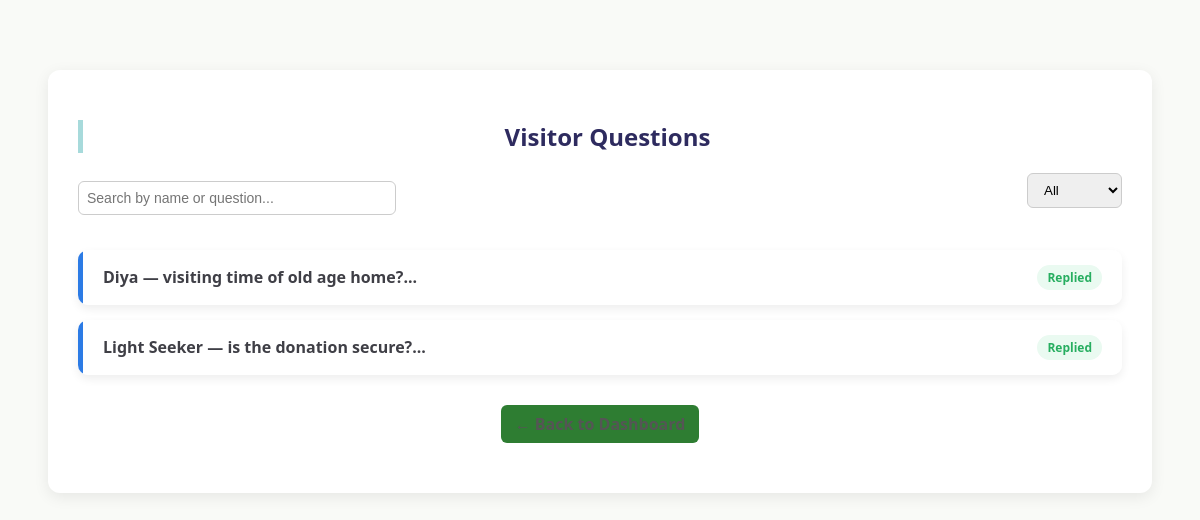
The page /admin/questions (signed in) on the database its author committed.
### tables this page shows
CREATE TABLE questions (
        id INTEGER PRIMARY KEY AUTOINCREMENT,
        name TEXT,
        email TEXT,
        question TEXT,
        reply TEXT,
        status TEXT DEFAULT 'Pending',
        date TEXT
    );

### app.py (the view, shortened to what this page needs)
@app.route("/admin/questions", methods=["GET", "POST"])
def admin_questions():
    if "admin" not in session:
        return redirect("/login")
    db = get_db()
    cur = db.cursor()
    cur.execute("SELECT * FROM questions ORDER BY id DESC")
    questions = cur.fetchall()
    db.close()
    return render_template("admin_questions.html", questions=questions)

### app.py (called while the page is built)
def get_db():
    conn = sqlite3.connect(DB)
    conn.row_factory = sqlite3.Row
    return conn

### templates/admin_questions.html (shortened to what this page needs)
<!DOCTYPE html>
<html>
<head>
    <link rel="stylesheet" href="{{ url_for('static', filename='style.css') }}">
</head>
<body>
<div class="admin-container">
    <h2>Visitor Questions</h2>
    <div class="top-bar">
        <div class="search-box">
            <input type="text" id="searchInput" placeholder="Search by name or question...">
        </div>
        <div class="filter">
            <select id="statusFilter">
                <option value="all">All</option>
            </select>
        </div>
    </div>
    {% for q in questions %}
    <div class="question-item" data-status="{{ q['status'] }}">
        <div class="question-header">
            <h4>{{ q['name'] }} — {{ q['question'][:50] }}...</h4>
            {% if q['status'] == "Pending" %}
                <span class="status-badge pending">Pending</span>
            {% else %}
                <span class="status-badge replied">Replied</span>
            {% endif %}
        </div>
    </div>
    {% endfor %}
    <div class="admin-actions">
        <a href="/admin" class="back-btn">← Back to Dashboard</a>
    </div>
</div>
</body>
</html>

### static/style.css (style rules this page uses)
body { font-family: "Segoe UI", Arial, sans-serif; background: #F9FAF7; padding: 20px; margin: 0; color: #3F3F46; }
h2 { color: #2E2B5F; border-left: 5px solid #A7DADB; padding-left: 10px; }
input { width: 100%; padding: 10px; margin: 8px 0; border-radius: 6px; border: 1px solid #ccc; font-size: 14px; }
a { display: inline-block; margin-top: 10px; color: #2E2B5F; text-decoration: none; font-weight: 600; }
.admin-container { width: 90%; max-width: 1100px; margin: 50px auto; background: #ffffff; padding: 30px; border-radius: 12px; box-shadow: 0 4px 15px rgba(0,0,0,0.08); }
.admin-actions { margin-top: 20px; text-align: right; }
.back-btn { padding: 8px 14px; background: #2e7d32; color: white; text-decoration: none; border-radius: 6px; transition: 0.3s; }
.admin-actions { display: flex; justify-content: center; gap: 10px; margin: 20px 0; }
h2 { text-align: center; margin-bottom: 20px; }
a { text-decoration: none; color: #007bff; display: inline-block; margin-top: 20px; }
#searchInput { width: 300px; padding: 8px; border-radius: 6px; border: 1px solid #ccc; margin-bottom: 15px; transition: 0.3s ease; }
.back-btn { display: inline-block; margin-top: 10px; text-decoration: none; color: #555; }
.top-bar { display: flex; justify-content: space-between; margin-bottom: 20px; flex-wrap: wrap; gap: 10px; }
.search-box input { padding: 8px 12px; border-radius: 6px; border: 1px solid #ccc; width: 250px; }
.filter select { padding: 8px 12px; border-radius: 6px; border: 1px solid #ccc; }
.question-item { background: white; border-radius: 10px; margin-bottom: 15px; box-shadow: 0 4px 10px rgba(0,0,0,0.07); overflow: hidden; }
.question-header { padding: 15px 20px; cursor: pointer; display: flex; justify-content: space-between; align-items: center; background: #ffffff; border-left: 5px solid #2c7be5; }
.question-header h4 { margin: 0; font-size: 16px; }
.status-badge { padding: 4px 10px; border-radius: 20px; font-size: 12px; font-weight: 600; }
.replied { background: #eafaf1; color: #27ae60; }

### rows shown on the page
questions: name "Diya", question "visiting time of old age home?", status "Replied"
questions: name "Light Seeker", question "is the donation secure?", status "Replied"
